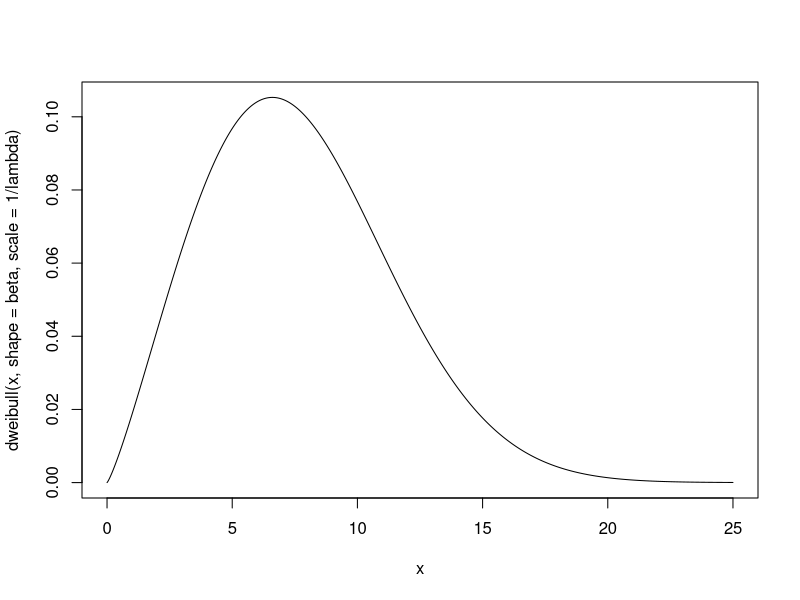
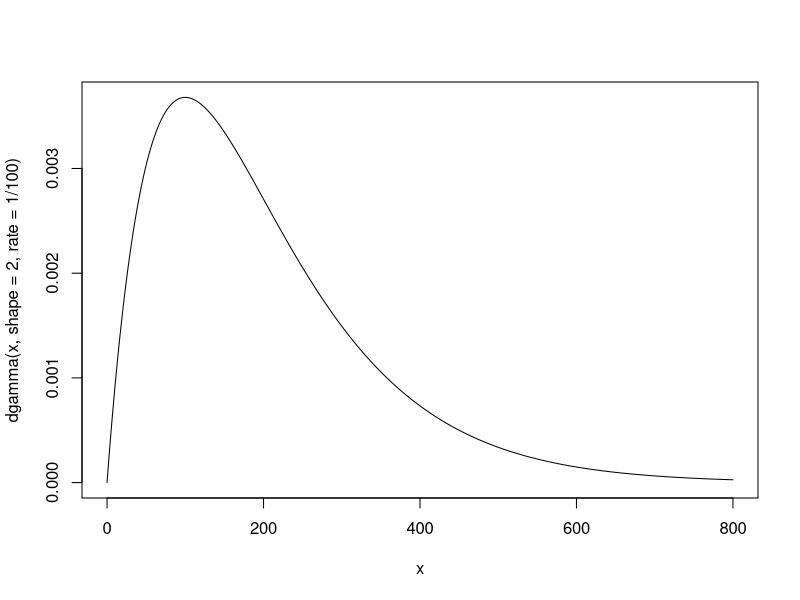

Generate these figures, in order, with R:
# ----- Aufgabe 1 -----
# A
lambda <- 1/1000

# B
pexp(100, lambda)

# C
pexp(1000, lambda)

# D
1 - pexp(1000, lambda)

# E
1 - pexp(4000, lambda)

# F
pexp(1200, lambda) - pexp(900, lambda)

# ---- Aufgabe 2 ----
beta <- 2.2
lambda <- 1/8.7
# A
1 - pweibull(4, shape=beta, scale = 1/lambda)

# B
x <- seq(0, 25, 0.01)
plot(x, dweibull(x, shape = beta, scale = 1/lambda), type='l')

# C
qweibull(0.05, shape = 2.2, scale = 8.7)

# D
qweibull(0.632, shape = 2.2, scale = 8.7)

# E
mean(rweibull(100000, shape=2.2, scale=8.7))

8.7 * gamma(1+1/2.2)
# ---- Aufgabe 3 ----
# A
# Gamma

# B
x <- seq(0, 800, 0.01)
plot(x, dgamma(x, shape = 2, rate=1/100), type='l')

# C
2/(1/100)

# D
pgamma(50, shape=2, rate=1/100)

# E
qgamma(0.1, shape=2, rate=1/100)
